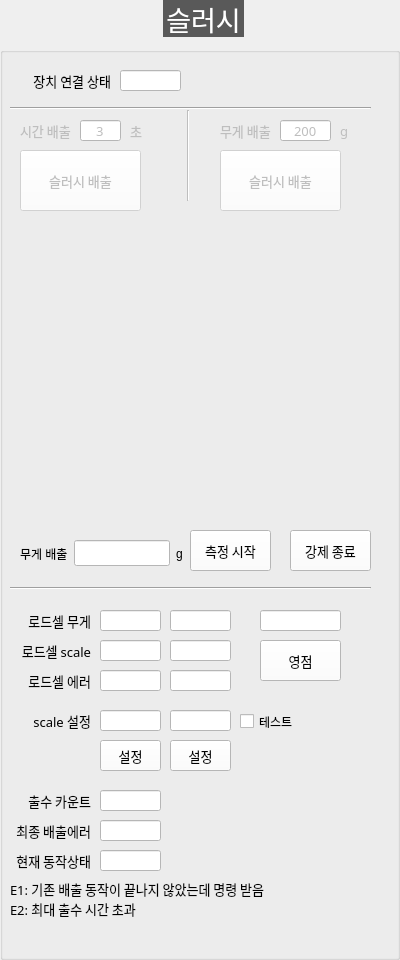
<?xml version="1.0" encoding="UTF-8"?>
<ui version="4.0">
 <class>DialogSlush</class>
 <widget class="QDialog" name="DialogSlush">
  <property name="geometry">
   <rect>
    <x>0</x>
    <y>0</y>
    <width>400</width>
    <height>960</height>
   </rect>
  </property>
  <property name="windowTitle">
   <string>Dialog</string>
  </property>
  <widget class="QGroupBox" name="GB_SLUSH">
   <property name="geometry">
    <rect>
     <x>0</x>
     <y>0</y>
     <width>400</width>
     <height>960</height>
    </rect>
   </property>
   <property name="font">
    <font>
     <family>함초롬돋움</family>
     <pointsize>20</pointsize>
     <weight>50</weight>
     <italic>false</italic>
     <bold>false</bold>
    </font>
   </property>
   <property name="styleSheet">
    <string notr="true">QGroupBox  {
    margin-top: 10px;
	font: 20pt &quot;함초롬돋움&quot;;
}

QGroupBox::title  {
    subcontrol-origin: margin;
    subcontrol-position: top center;
    padding: 10px 8000px 10px 8000px;
    background-color: #595959;
    color: rgb(255, 255, 255);
}
QLabel {
	font: 10pt &quot;함초롬돋움&quot;;
}
QComboBox{
	font: 10pt &quot;함초롬돋움&quot;;
	background-color: #ffffff
}
QPushButton{
	font: 10pt &quot;함초롬돋움&quot;;
	background-color: #ffffff
}
QLineEdit{
	font: 10pt &quot;함초롬돋움&quot;;
	background-color: #ffffff
}



</string>
   </property>
   <property name="title">
    <string>슬러시</string>
   </property>
   <widget class="QLineEdit" name="LE_SLUSH_CONNECTION">
    <property name="geometry">
     <rect>
      <x>120</x>
      <y>70</y>
      <width>61</width>
      <height>21</height>
     </rect>
    </property>
    <property name="font">
     <font>
      <family>함초롬돋움</family>
      <pointsize>10</pointsize>
      <weight>50</weight>
      <italic>false</italic>
      <bold>false</bold>
     </font>
    </property>
    <property name="readOnly">
     <bool>true</bool>
    </property>
   </widget>
   <widget class="QLabel" name="label_110">
    <property name="geometry">
     <rect>
      <x>10</x>
      <y>70</y>
      <width>101</width>
      <height>21</height>
     </rect>
    </property>
    <property name="font">
     <font>
      <family>함초롬돋움</family>
      <pointsize>10</pointsize>
      <weight>50</weight>
      <italic>false</italic>
      <bold>false</bold>
     </font>
    </property>
    <property name="text">
     <string>장치 연결 상태</string>
    </property>
    <property name="alignment">
     <set>Qt::AlignRight|Qt::AlignTrailing|Qt::AlignVCenter</set>
    </property>
   </widget>
   <widget class="Line" name="line_37">
    <property name="geometry">
     <rect>
      <x>10</x>
      <y>100</y>
      <width>361</width>
      <height>16</height>
     </rect>
    </property>
    <property name="font">
     <font>
      <pointsize>11</pointsize>
     </font>
    </property>
    <property name="orientation">
     <enum>Qt::Horizontal</enum>
    </property>
   </widget>
   <widget class="QPushButton" name="BTN_DISPENSE_SLUSH_BY_TIME">
    <property name="enabled">
     <bool>false</bool>
    </property>
    <property name="geometry">
     <rect>
      <x>20</x>
      <y>150</y>
      <width>121</width>
      <height>61</height>
     </rect>
    </property>
    <property name="font">
     <font>
      <family>함초롬돋움</family>
      <pointsize>10</pointsize>
      <weight>50</weight>
      <italic>false</italic>
      <bold>false</bold>
     </font>
    </property>
    <property name="text">
     <string>슬러시 배출</string>
    </property>
   </widget>
   <widget class="QLineEdit" name="LE_DISPENSE_COUNT">
    <property name="geometry">
     <rect>
      <x>100</x>
      <y>790</y>
      <width>61</width>
      <height>21</height>
     </rect>
    </property>
    <property name="font">
     <font>
      <family>함초롬돋움</family>
      <pointsize>10</pointsize>
      <weight>50</weight>
      <italic>false</italic>
      <bold>false</bold>
     </font>
    </property>
    <property name="readOnly">
     <bool>true</bool>
    </property>
   </widget>
   <widget class="QLabel" name="label_112">
    <property name="geometry">
     <rect>
      <x>20</x>
      <y>790</y>
      <width>71</width>
      <height>21</height>
     </rect>
    </property>
    <property name="font">
     <font>
      <family>함초롬돋움</family>
      <pointsize>10</pointsize>
      <weight>50</weight>
      <italic>false</italic>
      <bold>false</bold>
     </font>
    </property>
    <property name="text">
     <string>출수 카운트</string>
    </property>
    <property name="alignment">
     <set>Qt::AlignRight|Qt::AlignTrailing|Qt::AlignVCenter</set>
    </property>
   </widget>
   <widget class="QLineEdit" name="LE_LAST_DISPENSE_ERROR">
    <property name="geometry">
     <rect>
      <x>100</x>
      <y>820</y>
      <width>61</width>
      <height>21</height>
     </rect>
    </property>
    <property name="font">
     <font>
      <family>함초롬돋움</family>
      <pointsize>10</pointsize>
      <weight>50</weight>
      <italic>false</italic>
      <bold>false</bold>
     </font>
    </property>
    <property name="readOnly">
     <bool>true</bool>
    </property>
   </widget>
   <widget class="QLabel" name="label_113">
    <property name="geometry">
     <rect>
      <x>10</x>
      <y>820</y>
      <width>81</width>
      <height>21</height>
     </rect>
    </property>
    <property name="font">
     <font>
      <family>함초롬돋움</family>
      <pointsize>10</pointsize>
      <weight>50</weight>
      <italic>false</italic>
      <bold>false</bold>
     </font>
    </property>
    <property name="text">
     <string>최종 배출에러</string>
    </property>
    <property name="alignment">
     <set>Qt::AlignRight|Qt::AlignTrailing|Qt::AlignVCenter</set>
    </property>
   </widget>
   <widget class="QLabel" name="label_114">
    <property name="geometry">
     <rect>
      <x>10</x>
      <y>850</y>
      <width>81</width>
      <height>21</height>
     </rect>
    </property>
    <property name="font">
     <font>
      <family>함초롬돋움</family>
      <pointsize>10</pointsize>
      <weight>50</weight>
      <italic>false</italic>
      <bold>false</bold>
     </font>
    </property>
    <property name="text">
     <string>현재 동작상태</string>
    </property>
    <property name="alignment">
     <set>Qt::AlignRight|Qt::AlignTrailing|Qt::AlignVCenter</set>
    </property>
   </widget>
   <widget class="QLineEdit" name="LE_OP_STATE">
    <property name="geometry">
     <rect>
      <x>100</x>
      <y>850</y>
      <width>61</width>
      <height>21</height>
     </rect>
    </property>
    <property name="font">
     <font>
      <family>함초롬돋움</family>
      <pointsize>10</pointsize>
      <weight>50</weight>
      <italic>false</italic>
      <bold>false</bold>
     </font>
    </property>
    <property name="readOnly">
     <bool>true</bool>
    </property>
   </widget>
   <widget class="QLabel" name="label">
    <property name="geometry">
     <rect>
      <x>10</x>
      <y>880</y>
      <width>311</width>
      <height>17</height>
     </rect>
    </property>
    <property name="font">
     <font>
      <family>함초롬돋움</family>
      <pointsize>10</pointsize>
      <weight>50</weight>
      <italic>false</italic>
      <bold>false</bold>
     </font>
    </property>
    <property name="text">
     <string>E1: 기존 배출 동작이 끝나지 않았는데 명령 받음</string>
    </property>
   </widget>
   <widget class="QLabel" name="label_2">
    <property name="geometry">
     <rect>
      <x>10</x>
      <y>900</y>
      <width>311</width>
      <height>17</height>
     </rect>
    </property>
    <property name="font">
     <font>
      <family>함초롬돋움</family>
      <pointsize>10</pointsize>
      <weight>50</weight>
      <italic>false</italic>
      <bold>false</bold>
     </font>
    </property>
    <property name="text">
     <string>E2: 최대 출수 시간 초과</string>
    </property>
   </widget>
   <widget class="QPushButton" name="BTN_DISPENSE_SLUSH_BY_WEIGHT">
    <property name="enabled">
     <bool>false</bool>
    </property>
    <property name="geometry">
     <rect>
      <x>220</x>
      <y>150</y>
      <width>121</width>
      <height>61</height>
     </rect>
    </property>
    <property name="font">
     <font>
      <family>함초롬돋움</family>
      <pointsize>10</pointsize>
      <weight>50</weight>
      <italic>false</italic>
      <bold>false</bold>
     </font>
    </property>
    <property name="text">
     <string>슬러시 배출</string>
    </property>
   </widget>
   <widget class="QLabel" name="label_22">
    <property name="enabled">
     <bool>false</bool>
    </property>
    <property name="geometry">
     <rect>
      <x>130</x>
      <y>120</y>
      <width>21</width>
      <height>21</height>
     </rect>
    </property>
    <property name="font">
     <font>
      <family>함초롬돋움</family>
      <pointsize>10</pointsize>
      <weight>50</weight>
      <italic>false</italic>
      <bold>false</bold>
     </font>
    </property>
    <property name="text">
     <string>초</string>
    </property>
   </widget>
   <widget class="QLineEdit" name="LE_OUT_TIME">
    <property name="enabled">
     <bool>false</bool>
    </property>
    <property name="geometry">
     <rect>
      <x>80</x>
      <y>120</y>
      <width>41</width>
      <height>21</height>
     </rect>
    </property>
    <property name="font">
     <font>
      <family>함초롬돋움</family>
      <pointsize>10</pointsize>
      <weight>50</weight>
      <italic>false</italic>
      <bold>false</bold>
     </font>
    </property>
    <property name="text">
     <string>3</string>
    </property>
    <property name="alignment">
     <set>Qt::AlignCenter</set>
    </property>
   </widget>
   <widget class="QLabel" name="label_116">
    <property name="geometry">
     <rect>
      <x>10</x>
      <y>610</y>
      <width>81</width>
      <height>21</height>
     </rect>
    </property>
    <property name="font">
     <font>
      <family>함초롬돋움</family>
      <pointsize>10</pointsize>
      <weight>50</weight>
      <italic>false</italic>
      <bold>false</bold>
     </font>
    </property>
    <property name="text">
     <string>로드셀 무게</string>
    </property>
    <property name="alignment">
     <set>Qt::AlignRight|Qt::AlignTrailing|Qt::AlignVCenter</set>
    </property>
   </widget>
   <widget class="QLabel" name="label_117">
    <property name="geometry">
     <rect>
      <x>10</x>
      <y>640</y>
      <width>81</width>
      <height>21</height>
     </rect>
    </property>
    <property name="font">
     <font>
      <family>함초롬돋움</family>
      <pointsize>10</pointsize>
      <weight>50</weight>
      <italic>false</italic>
      <bold>false</bold>
     </font>
    </property>
    <property name="text">
     <string>로드셀 scale</string>
    </property>
    <property name="alignment">
     <set>Qt::AlignRight|Qt::AlignTrailing|Qt::AlignVCenter</set>
    </property>
   </widget>
   <widget class="QLabel" name="label_118">
    <property name="geometry">
     <rect>
      <x>10</x>
      <y>670</y>
      <width>81</width>
      <height>21</height>
     </rect>
    </property>
    <property name="font">
     <font>
      <family>함초롬돋움</family>
      <pointsize>10</pointsize>
      <weight>50</weight>
      <italic>false</italic>
      <bold>false</bold>
     </font>
    </property>
    <property name="text">
     <string>로드셀 에러</string>
    </property>
    <property name="alignment">
     <set>Qt::AlignRight|Qt::AlignTrailing|Qt::AlignVCenter</set>
    </property>
   </widget>
   <widget class="QLineEdit" name="LE_LOADCELL_WEIGHT">
    <property name="geometry">
     <rect>
      <x>100</x>
      <y>610</y>
      <width>61</width>
      <height>21</height>
     </rect>
    </property>
    <property name="font">
     <font>
      <family>함초롬돋움</family>
      <pointsize>10</pointsize>
      <weight>50</weight>
      <italic>false</italic>
      <bold>false</bold>
     </font>
    </property>
    <property name="readOnly">
     <bool>true</bool>
    </property>
   </widget>
   <widget class="QLineEdit" name="LE_LOADCELL_SCALE">
    <property name="geometry">
     <rect>
      <x>100</x>
      <y>640</y>
      <width>61</width>
      <height>21</height>
     </rect>
    </property>
    <property name="font">
     <font>
      <family>함초롬돋움</family>
      <pointsize>10</pointsize>
      <weight>50</weight>
      <italic>false</italic>
      <bold>false</bold>
     </font>
    </property>
    <property name="readOnly">
     <bool>true</bool>
    </property>
   </widget>
   <widget class="QLineEdit" name="LE_LOADCELL_ERROR">
    <property name="geometry">
     <rect>
      <x>100</x>
      <y>670</y>
      <width>61</width>
      <height>21</height>
     </rect>
    </property>
    <property name="font">
     <font>
      <family>함초롬돋움</family>
      <pointsize>10</pointsize>
      <weight>50</weight>
      <italic>false</italic>
      <bold>false</bold>
     </font>
    </property>
    <property name="readOnly">
     <bool>true</bool>
    </property>
   </widget>
   <widget class="QLabel" name="label_119">
    <property name="geometry">
     <rect>
      <x>10</x>
      <y>710</y>
      <width>81</width>
      <height>21</height>
     </rect>
    </property>
    <property name="font">
     <font>
      <family>함초롬돋움</family>
      <pointsize>10</pointsize>
      <weight>50</weight>
      <italic>false</italic>
      <bold>false</bold>
     </font>
    </property>
    <property name="text">
     <string>scale 설정</string>
    </property>
    <property name="alignment">
     <set>Qt::AlignRight|Qt::AlignTrailing|Qt::AlignVCenter</set>
    </property>
   </widget>
   <widget class="QLineEdit" name="LE_LOADCELL_SET_SCALE">
    <property name="geometry">
     <rect>
      <x>100</x>
      <y>710</y>
      <width>61</width>
      <height>21</height>
     </rect>
    </property>
    <property name="font">
     <font>
      <family>함초롬돋움</family>
      <pointsize>10</pointsize>
      <weight>50</weight>
      <italic>false</italic>
      <bold>false</bold>
     </font>
    </property>
    <property name="readOnly">
     <bool>false</bool>
    </property>
   </widget>
   <widget class="QPushButton" name="BTN_SET_SCALE">
    <property name="geometry">
     <rect>
      <x>100</x>
      <y>740</y>
      <width>61</width>
      <height>31</height>
     </rect>
    </property>
    <property name="font">
     <font>
      <family>함초롬돋움</family>
      <pointsize>10</pointsize>
      <weight>50</weight>
      <italic>false</italic>
      <bold>false</bold>
     </font>
    </property>
    <property name="text">
     <string>설정</string>
    </property>
   </widget>
   <widget class="QPushButton" name="BTN_TARE">
    <property name="geometry">
     <rect>
      <x>260</x>
      <y>640</y>
      <width>81</width>
      <height>41</height>
     </rect>
    </property>
    <property name="font">
     <font>
      <family>함초롬돋움</family>
      <pointsize>10</pointsize>
      <weight>50</weight>
      <italic>false</italic>
      <bold>false</bold>
     </font>
    </property>
    <property name="text">
     <string>영점</string>
    </property>
   </widget>
   <widget class="QLineEdit" name="LE_OUT_WEIGHT">
    <property name="enabled">
     <bool>false</bool>
    </property>
    <property name="geometry">
     <rect>
      <x>280</x>
      <y>120</y>
      <width>51</width>
      <height>21</height>
     </rect>
    </property>
    <property name="font">
     <font>
      <family>함초롬돋움</family>
      <pointsize>10</pointsize>
      <weight>50</weight>
      <italic>false</italic>
      <bold>false</bold>
     </font>
    </property>
    <property name="text">
     <string>200</string>
    </property>
    <property name="alignment">
     <set>Qt::AlignCenter</set>
    </property>
   </widget>
   <widget class="QLabel" name="label_27">
    <property name="enabled">
     <bool>false</bool>
    </property>
    <property name="geometry">
     <rect>
      <x>340</x>
      <y>120</y>
      <width>21</width>
      <height>21</height>
     </rect>
    </property>
    <property name="font">
     <font>
      <family>함초롬돋움</family>
      <pointsize>10</pointsize>
      <weight>50</weight>
      <italic>false</italic>
      <bold>false</bold>
     </font>
    </property>
    <property name="text">
     <string>g</string>
    </property>
   </widget>
   <widget class="QLabel" name="label_111">
    <property name="enabled">
     <bool>false</bool>
    </property>
    <property name="geometry">
     <rect>
      <x>20</x>
      <y>120</y>
      <width>61</width>
      <height>21</height>
     </rect>
    </property>
    <property name="font">
     <font>
      <family>함초롬돋움</family>
      <pointsize>10</pointsize>
      <weight>50</weight>
      <italic>false</italic>
      <bold>false</bold>
     </font>
    </property>
    <property name="text">
     <string>시간 배출</string>
    </property>
    <property name="alignment">
     <set>Qt::AlignLeading|Qt::AlignLeft|Qt::AlignVCenter</set>
    </property>
   </widget>
   <widget class="QLabel" name="label_121">
    <property name="enabled">
     <bool>false</bool>
    </property>
    <property name="geometry">
     <rect>
      <x>220</x>
      <y>120</y>
      <width>61</width>
      <height>21</height>
     </rect>
    </property>
    <property name="font">
     <font>
      <family>함초롬돋움</family>
      <pointsize>10</pointsize>
      <weight>50</weight>
      <italic>false</italic>
      <bold>false</bold>
     </font>
    </property>
    <property name="text">
     <string>무게 배출</string>
    </property>
    <property name="alignment">
     <set>Qt::AlignLeading|Qt::AlignLeft|Qt::AlignVCenter</set>
    </property>
   </widget>
   <widget class="Line" name="line_39">
    <property name="geometry">
     <rect>
      <x>10</x>
      <y>580</y>
      <width>361</width>
      <height>16</height>
     </rect>
    </property>
    <property name="font">
     <font>
      <pointsize>11</pointsize>
     </font>
    </property>
    <property name="orientation">
     <enum>Qt::Horizontal</enum>
    </property>
   </widget>
   <widget class="Line" name="line">
    <property name="enabled">
     <bool>false</bool>
    </property>
    <property name="geometry">
     <rect>
      <x>180</x>
      <y>110</y>
      <width>16</width>
      <height>91</height>
     </rect>
    </property>
    <property name="orientation">
     <enum>Qt::Vertical</enum>
    </property>
   </widget>
   <widget class="QPushButton" name="BTN_SET_SCALE_2">
    <property name="geometry">
     <rect>
      <x>170</x>
      <y>740</y>
      <width>61</width>
      <height>31</height>
     </rect>
    </property>
    <property name="font">
     <font>
      <family>함초롬돋움</family>
      <pointsize>10</pointsize>
      <weight>50</weight>
      <italic>false</italic>
      <bold>false</bold>
     </font>
    </property>
    <property name="text">
     <string>설정</string>
    </property>
   </widget>
   <widget class="QLineEdit" name="LE_LOADCELL_SCALE_2">
    <property name="geometry">
     <rect>
      <x>170</x>
      <y>640</y>
      <width>61</width>
      <height>21</height>
     </rect>
    </property>
    <property name="font">
     <font>
      <family>함초롬돋움</family>
      <pointsize>10</pointsize>
      <weight>50</weight>
      <italic>false</italic>
      <bold>false</bold>
     </font>
    </property>
    <property name="readOnly">
     <bool>true</bool>
    </property>
   </widget>
   <widget class="QLineEdit" name="LE_LOADCELL_WEIGHT_2">
    <property name="geometry">
     <rect>
      <x>170</x>
      <y>610</y>
      <width>61</width>
      <height>21</height>
     </rect>
    </property>
    <property name="font">
     <font>
      <family>함초롬돋움</family>
      <pointsize>10</pointsize>
      <weight>50</weight>
      <italic>false</italic>
      <bold>false</bold>
     </font>
    </property>
    <property name="readOnly">
     <bool>true</bool>
    </property>
   </widget>
   <widget class="QLineEdit" name="LE_LOADCELL_SET_SCALE_2">
    <property name="geometry">
     <rect>
      <x>170</x>
      <y>710</y>
      <width>61</width>
      <height>21</height>
     </rect>
    </property>
    <property name="font">
     <font>
      <family>함초롬돋움</family>
      <pointsize>10</pointsize>
      <weight>50</weight>
      <italic>false</italic>
      <bold>false</bold>
     </font>
    </property>
    <property name="readOnly">
     <bool>false</bool>
    </property>
   </widget>
   <widget class="QLineEdit" name="LE_LOADCELL_ERROR_2">
    <property name="geometry">
     <rect>
      <x>170</x>
      <y>670</y>
      <width>61</width>
      <height>21</height>
     </rect>
    </property>
    <property name="font">
     <font>
      <family>함초롬돋움</family>
      <pointsize>10</pointsize>
      <weight>50</weight>
      <italic>false</italic>
      <bold>false</bold>
     </font>
    </property>
    <property name="readOnly">
     <bool>true</bool>
    </property>
   </widget>
   <widget class="QLineEdit" name="LE_LOADCELL_TOTAL_WEIGHT">
    <property name="geometry">
     <rect>
      <x>260</x>
      <y>610</y>
      <width>81</width>
      <height>21</height>
     </rect>
    </property>
    <property name="font">
     <font>
      <family>함초롬돋움</family>
      <pointsize>10</pointsize>
      <weight>50</weight>
      <italic>false</italic>
      <bold>false</bold>
     </font>
    </property>
    <property name="readOnly">
     <bool>true</bool>
    </property>
   </widget>
   <widget class="QCheckBox" name="CB_SCALE_TEST">
    <property name="geometry">
     <rect>
      <x>240</x>
      <y>710</y>
      <width>81</width>
      <height>23</height>
     </rect>
    </property>
    <property name="text">
     <string>테스트</string>
    </property>
   </widget>
   <widget class="QPushButton" name="BTN_START_MEASURE">
    <property name="geometry">
     <rect>
      <x>190</x>
      <y>530</y>
      <width>81</width>
      <height>41</height>
     </rect>
    </property>
    <property name="font">
     <font>
      <family>함초롬돋움</family>
      <pointsize>10</pointsize>
      <weight>50</weight>
      <italic>false</italic>
      <bold>false</bold>
     </font>
    </property>
    <property name="text">
     <string>측정 시작</string>
    </property>
   </widget>
   <widget class="QPushButton" name="BTN_ROBOT_STOP">
    <property name="geometry">
     <rect>
      <x>290</x>
      <y>530</y>
      <width>81</width>
      <height>41</height>
     </rect>
    </property>
    <property name="font">
     <font>
      <family>함초롬돋움</family>
      <pointsize>10</pointsize>
      <weight>50</weight>
      <italic>false</italic>
      <bold>false</bold>
     </font>
    </property>
    <property name="text">
     <string>강제 종료</string>
    </property>
   </widget>
   <widget class="QWidget" name="layoutWidget">
    <property name="geometry">
     <rect>
      <x>20</x>
      <y>540</y>
      <width>163</width>
      <height>27</height>
     </rect>
    </property>
    <layout class="QHBoxLayout" name="horizontalLayout">
     <item>
      <widget class="QLabel" name="label_5">
       <property name="text">
        <string>무게 배출</string>
       </property>
      </widget>
     </item>
     <item>
      <widget class="QLineEdit" name="LE_LOADCELL_THRESHOLD">
       <property name="font">
        <font>
         <family>함초롬돋움</family>
         <pointsize>10</pointsize>
         <weight>50</weight>
         <italic>false</italic>
         <bold>false</bold>
        </font>
       </property>
       <property name="readOnly">
        <bool>false</bool>
       </property>
      </widget>
     </item>
     <item>
      <widget class="QLabel" name="label_6">
       <property name="text">
        <string>g</string>
       </property>
      </widget>
     </item>
    </layout>
   </widget>
  </widget>
 </widget>
 <resources/>
 <connections/>
</ui>
